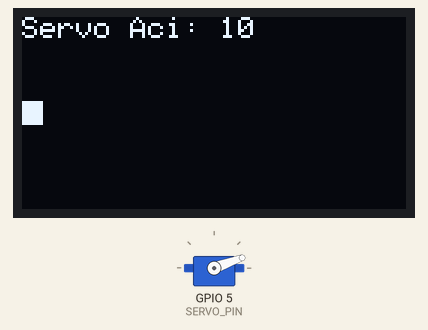
This sketch was run on a simulated ESP32. Parts: 128×64 one-colour display, servo.

Above: at 0.25 s.
At 0.86 s:
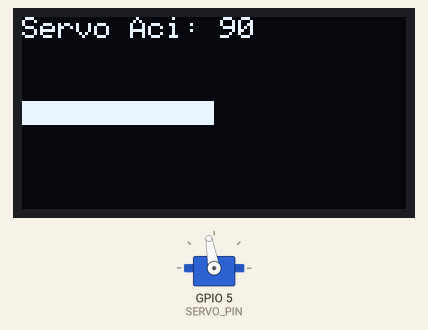
At 1.57 s:
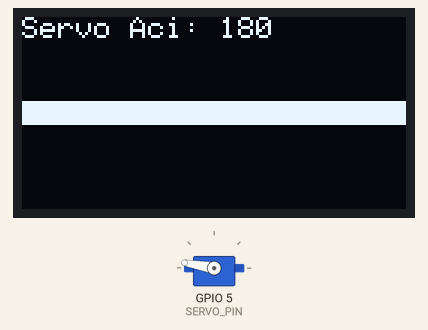
At 3.28 s:
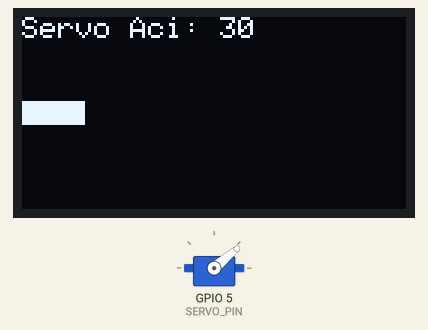
Timing chart, 0 to 40.0 s (numbered marks = the images above):
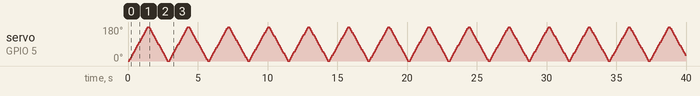

The sketch:

11.ledEkranaServoAcisi.ino
```cpp
#include <Wire.h>                   // I2C bağlantı kütüphanesini yükle
#include <Adafruit_GFX.h>           // Ekrana şekil çizimi için kütüphane yükle
#include <Adafruit_SSD1306.h>       // Ekrana yazı yazma için kütüphane yükle
#include <Servo.h>                  // Servo için kütüphane yükle

#define SCREEN_WIDTH 128            // Ekran genişiliğini belirle
#define SCREEN_HEIGHT 64            // Ekran yüksekliğini belirle

// SDA ve SCL pinlerini tanımla
#define SDA_PIN 12
#define SCL_PIN 14

// Servonun bağlı olduğu pini belirle
#define SERVO_PIN 5

// Ekran objesini oluştur
Adafruit_SSD1306 display(SCREEN_WIDTH, SCREEN_HEIGHT, &Wire, -1);

// Servo objesi oluştur
Servo servo;

void setup() {
  // Loglama için serial monitoru başlat
  Serial.begin(9600);

  // I2C bağlantısını başlat
  Wire.begin(SDA_PIN, SCL_PIN);

  // OLED ekranını başlat
  if(!display.begin(SSD1306_SWITCHCAPVCC, 0x3C)) {
    Serial.println(F("SSD1306 başlatılamadı!"));
    while(true);
  }

  // Servo ile servo objesi üzerinden bağlantı kur
  servo.attach(SERVO_PIN);

  // Ekranı temizle
  display.clearDisplay();
}

void loop() {
  // Servo motoru hızlı bir şekilde hareket ettir
  for (int angle = 0; angle <= 180; angle += 10) {
    servo.write(angle);
    delay(50);

    // OLED ekranına çubuk şeklinde bir ibre ve servo açısı yaz
    display.clearDisplay();
    int barWidth = map(angle, 0, 180, 0, SCREEN_WIDTH);
    display.fillRect(0, SCREEN_HEIGHT / 2 - 4, barWidth, 8, SSD1306_WHITE);
    display.setCursor(0, 0);
    display.setTextSize(1);
    display.setTextColor(SSD1306_WHITE);
    display.print("Servo Aci: ");
    display.println(angle);
    display.display();
  }

  // Ters yönde servo motoru hızlı bir şekilde hareket ettir
  for (int angle = 180; angle >= 0; angle -= 10) {
    servo.write(angle);
    delay(50);

    // OLED ekranına çubuk şeklinde bir ibre ve servo açısı yaz
    display.clearDisplay();
    int barWidth = map(angle, 0, 180, 0, SCREEN_WIDTH);
    display.fillRect(0, SCREEN_HEIGHT / 2 - 4, barWidth, 8, SSD1306_WHITE);
    display.setCursor(0, 0);
    display.setTextSize(1);
    display.setTextColor(SSD1306_WHITE);
    display.print("Servo Aci: ");
    display.println(angle);
    display.display();
  }
}
```
